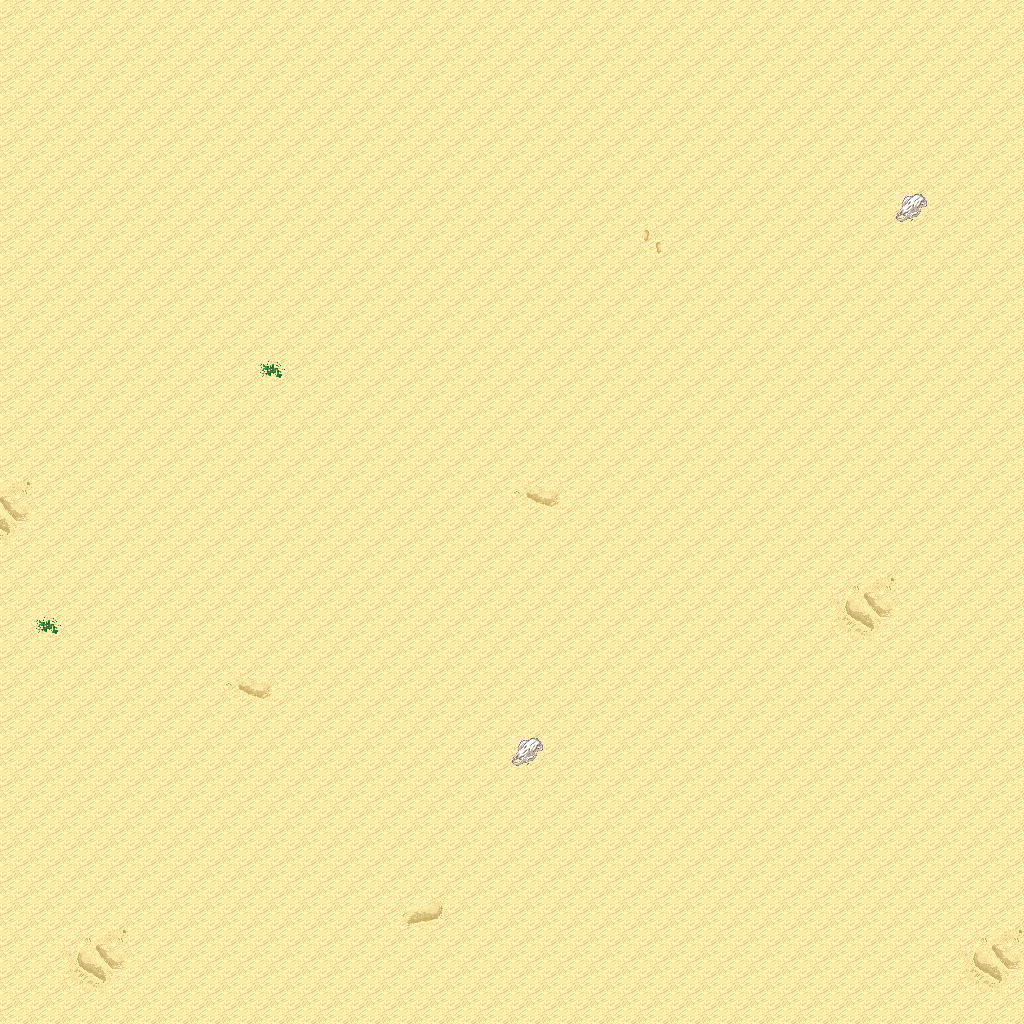

A 2D game scene composited from a Tiled map and its tileset images. What follows is a short description and the map's XML, with each tile layer's data collapsed to a summary:
An orthogonal 32x32 tile map with 32x32 px tiles, 5 tile layers (Ground, Objects, Objects2, Above, ...), 1 hidden layer not drawn, 8 tilesets.

<map version="1.10" tiledversion="1.11.0" orientation="orthogonal" renderorder="right-down" width="32" height="32" tilewidth="32" tileheight="32" infinite="0" nextlayerid="11" nextobjectid="1">
 <tileset firstgid="1" name="logic_collision" tilewidth="32" tileheight="32" tilecount="1" columns="1">
  <image source="../drawable/logic_collision.png" width="32" height="32" />
 </tileset>
 <tileset firstgid="2" name="ground_ground" tilewidth="32" tileheight="32" tilecount="33" columns="3">
  <image source="../drawable/ground_ground.png" width="96" height="352" />
 </tileset>
 <tileset firstgid="35" name="ground_ridge_earth_pale" tilewidth="32" tileheight="32" tilecount="96" columns="12">
  <image source="../drawable/ground_ridge_earth_pale.png" width="384" height="256" />
 </tileset>
 <tileset firstgid="131" name="ground_ridge_earth_dark" tilewidth="32" tileheight="32" tilecount="96" columns="12">
  <image source="../drawable/ground_ridge_earth_dark.png" width="384" height="256" />
 </tileset>
 <tileset firstgid="227" name="terrain_desert" tilewidth="32" tileheight="32" tilecount="88" columns="8">
  <image source="../drawable/terrain_desert.png" width="256" height="352" />
 </tileset>
 <tileset firstgid="315" name="plant_tree_tree_darkgreen" tilewidth="32" tileheight="32" tilecount="88" columns="8">
  <image source="../drawable/plant_tree_tree_darkgreen.png" width="256" height="352" />
 </tileset>
 <tileset firstgid="403" name="ground_sand_2" tilewidth="32" tileheight="32" tilecount="15" columns="5">
  <image source="../drawable/ground_sand_2.png" width="160" height="96" />
 </tileset>
 <tileset firstgid="418" name="plant_cactus_2" tilewidth="32" tileheight="32" tilecount="10" columns="5">
  <image source="../drawable/plant_cactus_2.png" width="160" height="64" />
 </tileset>
 <layer id="1" name="Ground" width="32" height="32">
  <data>[1024 cells, 1024 non-empty, 12 distinct tile ids]</data>
 </layer>
 <layer id="2" name="Objects" width="32" height="32">
  <data>[1024 cells, 0 non-empty, 0 distinct tile ids]</data>
 </layer>
 <layer id="3" name="Objects2" width="32" height="32">
  <data>[1024 cells, 0 non-empty, 0 distinct tile ids]</data>
 </layer>
 <layer id="4" name="Above" width="32" height="32">
  <data>[1024 cells, 0 non-empty, 0 distinct tile ids]</data>
 </layer>
 <layer id="5" name="Above2" width="32" height="32">
  <data>[1024 cells, 0 non-empty, 0 distinct tile ids]</data>
 </layer>
 <layer id="6" name="Walkable" width="32" height="32" visible="0">
  <data>[1024 cells, 2 non-empty, 1 distinct tile ids]</data>
 </layer>
 <objectgroup id="7" name="Mapevents" />
 <objectgroup id="8" name="Spawn" />
 <objectgroup id="9" name="Keys" />
 <objectgroup id="10" name="Replace" />
</map>
